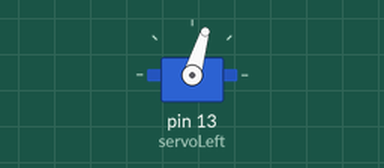
Recording of a sketch running on a simulated Arduino Uno, built with avr-gcc and run on an emulated ATmega328P. Shown: servo.

Above: at 0.1 s.
At 3.1 s:
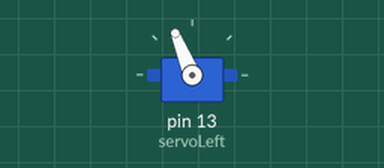
At 6.1 s:
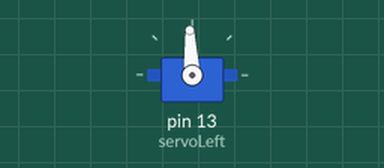
Timing chart, 0 to 7.6 s (numbered marks = the images above):
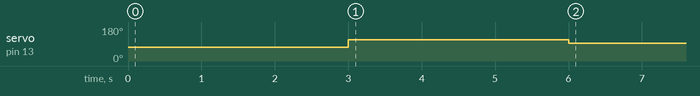

Measured:
- by itself, servo on pin 13 (servoLeft): 73° → 112° at 3.0 s, → 93° 3.0 s later

The sketch:

ServoTest.ino
```cpp
#include "Arduino.h"
#include <Servo.h>                           // Include servo library

Servo servoLeft;                             // Declare left servo signal
Servo servoRight;                            // Declare right servo signal

void setup()                                 // Built in initialization block
{
  servoLeft.attach(13);                      // Attach left signal to pin 13
//  servoRight.attach(12);                     // Attach right signal to pin 12
//
  servoLeft.writeMicroseconds(1300);         // Pin 13 clockwise
//  servoRight.writeMicroseconds(1300);        // Pin 12 clockwise
  delay(3000);                               // ..for 3 seconds
  servoLeft.writeMicroseconds(1700);         // Pin 13 counterclockwise
//  servoRight.writeMicroseconds(1700);        // Pin 12 counterclockwise
  delay(3000);                               // ..for 3 seconds
  servoLeft.writeMicroseconds(1500);         // Pin 13 stay still
//  servoRight.writeMicroseconds(1500);        // Pin 12 stay still
}

void loop()                                  // Main loop auto-repeats
{                                            // Empty, nothing needs repeating
}
```

.ino.cpp
```cpp
#ifdef __IN_ECLIPSE__
//This is a automatic generated file
//Please do not modify this file
//If you touch this file your change will be overwritten during the next build
//This file has been generated on 2017-07-27 16:20:38

#include "Arduino.h"
#include "Arduino.h"
#include <Servo.h>
void setup()                                  ;
void loop()                                   ;

#include "ServoTest.ino"


#endif
```
